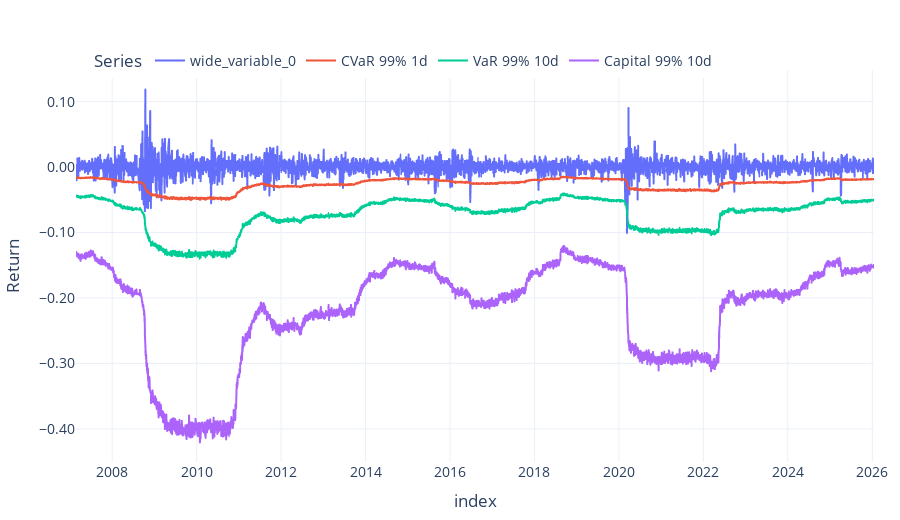

Source (notebook cell):
### Code cell
risk_col = df_risk.columns[1]
cvar_col = df_risk.columns[2]
var10d_col = df_risk.columns[3]
capital10d = df_risk.columns[4]
tmp = df_risk * -1

fig = px.line(
     tmp,
     x=tmp.index,
     y=[df_risk["log_returns"], tmp[cvar_col], tmp[var10d_col], tmp[capital10d]],
     labels={"value": "Return", "variable": "Series"},
     title=f"",
)


fig.show()

### Figure 1 — Plotly figure (JSON) as saved in the notebook; plotly's stock layout.template omitted (floating-point values rounded to 4 significant figures; data arrays with more than 128 entries replaced by an {"elided": "..."} marker saying what was removed)
{"data": [{"hovertemplate": "Series=wide_variable_0<br>index=%{x}<br>Return=%{y}<extra></extra>", "legendgroup": "wide_variable_0", "line": {"color": "#636efa", "dash": "solid"}, "marker": {"symbol": "circle"}, "mode": "lines", "name": "wide_variable_0", "showlegend": true, "type": "scattergl", "x": {"elided": "4351 str values"}, "xaxis": "x", "y": {"elided": "4351 float values"}, "yaxis": "y"}, {"hovertemplate": "Series=CVaR 99% 1d<br>index=%{x}<br>Return=%{y}<extra></extra>", "legendgroup": "CVaR 99% 1d", "line": {"color": "#EF553B", "dash": "solid"}, "marker": {"symbol": "circle"}, "mode": "lines", "name": "CVaR 99% 1d", "showlegend": true, "type": "scattergl", "x": {"elided": "4351 str values"}, "xaxis": "x", "y": {"elided": "4351 float values"}, "yaxis": "y"}, {"hovertemplate": "Series=VaR 99% 10d<br>index=%{x}<br>Return=%{y}<extra></extra>", "legendgroup": "VaR 99% 10d", "line": {"color": "#00cc96", "dash": "solid"}, "marker": {"symbol": "circle"}, "mode": "lines", "name": "VaR 99% 10d", "showlegend": true, "type": "scattergl", "x": {"elided": "4351 str values"}, "xaxis": "x", "y": {"elided": "4351 float values"}, "yaxis": "y"}, {"hovertemplate": "Series=Capital 99% 10d<br>index=%{x}<br>Return=%{y}<extra></extra>", "legendgroup": "Capital 99% 10d", "line": {"color": "#ab63fa", "dash": "solid"}, "marker": {"symbol": "circle"}, "mode": "lines", "name": "Capital 99% 10d", "showlegend": true, "type": "scattergl", "x": {"elided": "4351 str values"}, "xaxis": "x", "y": {"elided": "4351 float values"}, "yaxis": "y"}], "layout": {"height": 520, "legend": {"title": {"text": "Series"}, "tracegroupgap": 0}, "xaxis": {"anchor": "y", "domain": [0, 1], "title": {"text": "index"}}, "yaxis": {"anchor": "x", "domain": [0, 1], "title": {"text": "Return"}}}}
